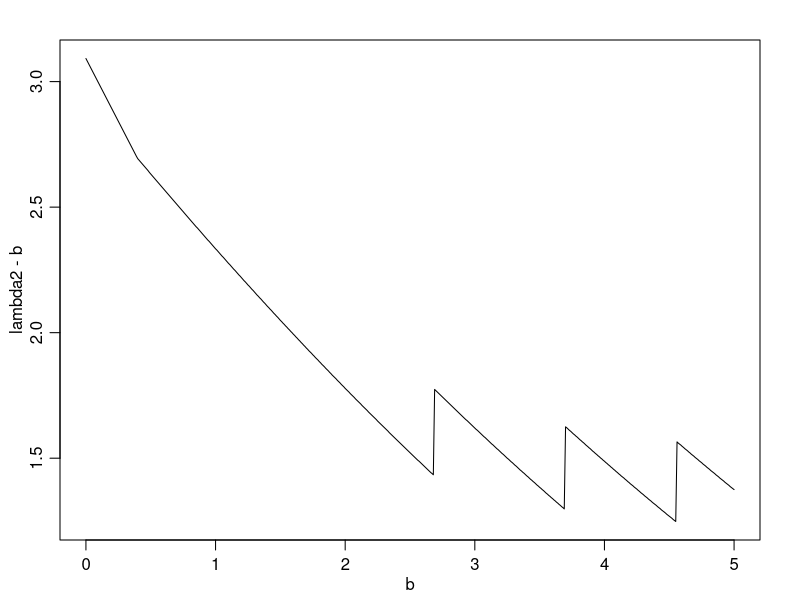

Recreate this plot in R.
if (file.exists("fcconf.csv")) {
    data = read.csv("fcconf.csv")
    attach(data)
} else {
    fcconf = function(x, b) {
        ret = c(100, 0)
        for (lambda in seq(b,10,0.001)) {
            r = dpois(0:100, lambda) / dpois(0:100, pmax(b,0:100))
            o = order(r, decreasing=TRUE)
            t = sort(dpois(0:100, lambda), decreasing=TRUE)
            s = cumsum(dpois(0:100, lambda)[o])
            m = r[o[sum(s < 0.95) + 1]]
            if (x %in% (0:100)[r >= m]) {
                ret[1] = min(ret[1], lambda-b)
                ret[2] = max(ret[2], lambda-b)
            }
        }
        ret
    }
    b = (0:500)/100
    lambda2 = sapply(b, function(x){fcconf(0,x)})[2,]
    write.csv(data.frame(b,lambda2), "fcconf.csv", row.names=FALSE)
}
quartz(type="png", file="fcconf.png", width=7, height=5, bg="white", family="HiraKakuProN-W3")
par(mgp=c(1.7,0.7,0)) # title and axis margins. default: c(3,1,0)
par(mar=c(3,3,2,2)) # bottom, left, top, right margins. default: c(5,4,4,2)+0.1
plot(b, lambda2, xlab="b", ylab="lambda2 - b", type="l")
dev.off()
